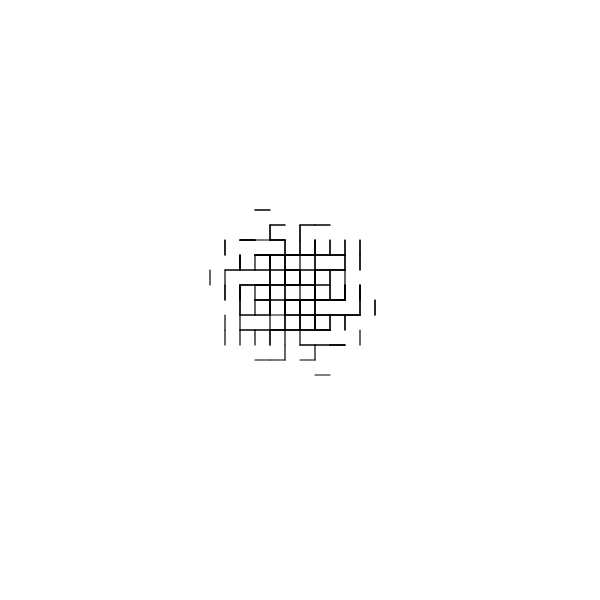
Frame 1 (no input)
Frame 60 (no input): identical to frame 1, image omitted
Frame 120 (the mouse pressed at the canvas centre since frame 60): identical to frame 1, image omitted

The p5.js sketch that drew this single still picture (run headless with seeded random() and noise() and a simulated clock; from frame 60 on, the mouse is pressed at the canvas centre):

// p5.js sketch
// ── sketch.js

let premise = 'A';
  let rules = {
    //F: 'Af[A]',
    A: '-AfF-[fF]-AAF-',


  }
let bigRule;


let length = 50;
let angle = 90;

function setup() {
  createCanvas(600, 600);
  angleMode(DEGREES);
  bigRule = resolveRules(premise, rules, 4);
  print(bigRule);
  
}

function draw() {
  background('white');
  stroke('black');
  strokeWeight(4);
  translate(width / 2, height / 2);
  rotate(-90);
  scale(0.3);

  drawShape(bigRule);
   // angle += 1;
  // length += 0.1;
}

function resolveRules(startRule, rules, depth) {
  let endRule = '';
  for (let currentLetter of startRule) {
    if (currentLetter in rules) {
      endRule += rules[currentLetter];
    } else {
      endRule += currentLetter;
    }
  }
  if (depth >= 1) {
    endRule = resolveRules(endRule, rules, depth - 1);
  }
  return endRule;
}


function drawShape(rule)  {
  for (let c of rule) {
    if (c === 'F') {
      line(0, 0, length, 0);
      translate(length, 0);
    } else if (c === 'f') {
      translate(0, length, 0);
    } else if (c === '+') {
      rotate(angle);
    } else if (c === '-') {
      rotate(-angle);
    } else if (c === '[') {
      push();
    } else if (c === ']') {
      pop();
    } else if (c === '>') {
      scale(1.2);
    } else if (c === '<') {
      scale(0.8);
   
    }
  }
}
